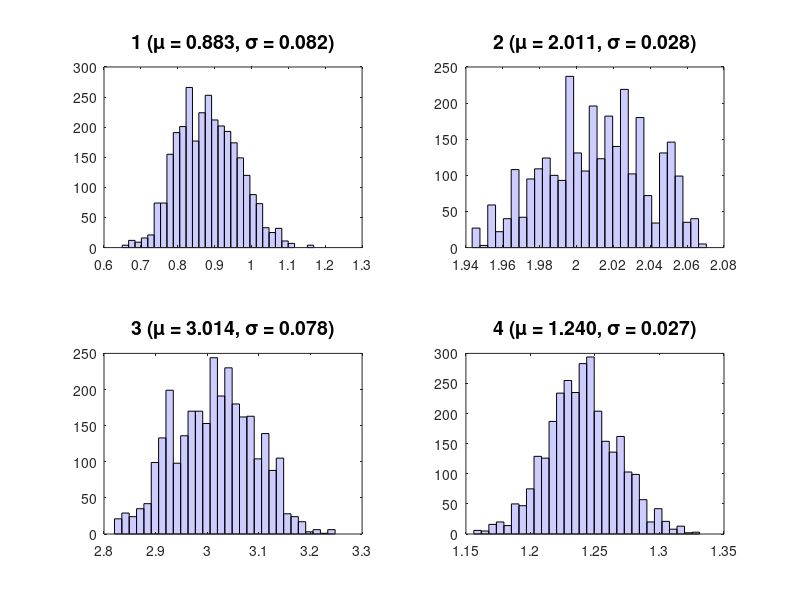

This chart was generated by the following MATLAB code:
%Monte-carlo-Markov-chain OLS function by KT

%distribution used in complex derivative pricing

function MCMC_LinearRegress()

    % Length of series
    N = 1000;

    % MCMC assumptions
    Q = 5500; % Total number of MCMC simulations
    burn_in = 2500; % Burn-in period
    sigma_proposal = [0.1, 0.07, 0.1, 0.07]; % Proposal distribution standard deviations

    a_true = 1; % Intercept
    b_true = 2; % Slope for x1
    c_true = 3; % Slope for log(x1)
    s_true = 1.2; % Standard deviation of the error term

    % Normal distributed monte carlo
    x1 = sort(unifrnd(0, 10, N, 1)); % Uniformly distributed x1
    x2 = log(x1); % Log-transformed x1
    y = a_true + b_true * x1 + c_true * x2 + normrnd(0, s_true, N, 1); % Simulated y

    % OLS
    X = [ones(N, 1), x1, x2];
    est_ols = regress(y, X)';
    std_ols = std(y - X * est_ols');
    disp('------------------------------------------');
    disp('OLS');
    OLS_Estimates = [est_ols, std_ols]

    disp('global param');
    disp('True parameters:');
    True_Parameters = [a_true, b_true, c_true, s_true]

    % Init MCMC estimations
    est_mcmc = zeros(Q, 4);
    est_mcmc(1, :) = [1, 1, 1, 1]; %starting point

    % MCMC simulation
    for i = 2:Q
        est_current = est_mcmc(i - 1, :);
        for j = 1:4
            % Generate new proposal
            proposal = normrnd(est_current(j), sigma_proposal(j));
            est_current = MetropolisHastings(proposal, j, est_current, x1, x2, y);
        end
        est_mcmc(i, :) = est_current;
    end

    % Discard burn-in period
    est_mcmc = est_mcmc(burn_in + 1:end, :);

    % Compute MCMC estimates and standard errors
    mcmc_mean = mean(est_mcmc, 1);
    mcmc_std = std(est_mcmc, 1);

    disp('=========');
    disp('Estimated by MCMC method:');
    MCMC_Estimates = mcmc_mean
    MCMC_Standard_Errors = mcmc_std
    disp('==========');

    %hist
    figure;
    titles = {'1', '2', '3', '4'};
    for i = 1:4
        subplot(2, 2, i);
        hist(est_mcmc(:, i), 30);
        h = findobj(gca, 'Type', 'patch');
        set(h, 'FaceColor', [0.8, 0.8, 1]);
        title(sprintf('%s (\\mu = %.3f, \\sigma = %.3f)', ...
            titles{i}, mcmc_mean(i), mcmc_std(i)), 'FontSize', 14);
    end
end

function llh = loglikelihood(params, x1, x2, y)
    a = params(1);
    b = params(2);
    c = params(3);
    s = params(4);
    residuals = y - a - b * x1 - c * x2;
    llh = -0.5 * sum(log(s^2) + residuals.^2 / s^2);
end

function params = MetropolisHastings(proposal, index, params, x1, x2, y)
    params_new = params;
    params_new(index) = proposal;

    llh_old = loglikelihood(params, x1, x2, y);
    llh_new = loglikelihood(params_new, x1, x2, y);

    acceptance_prob = exp(llh_new - llh_old);
    if acceptance_prob > unifrnd(0, 1)
        params = params_new;
    end
end
